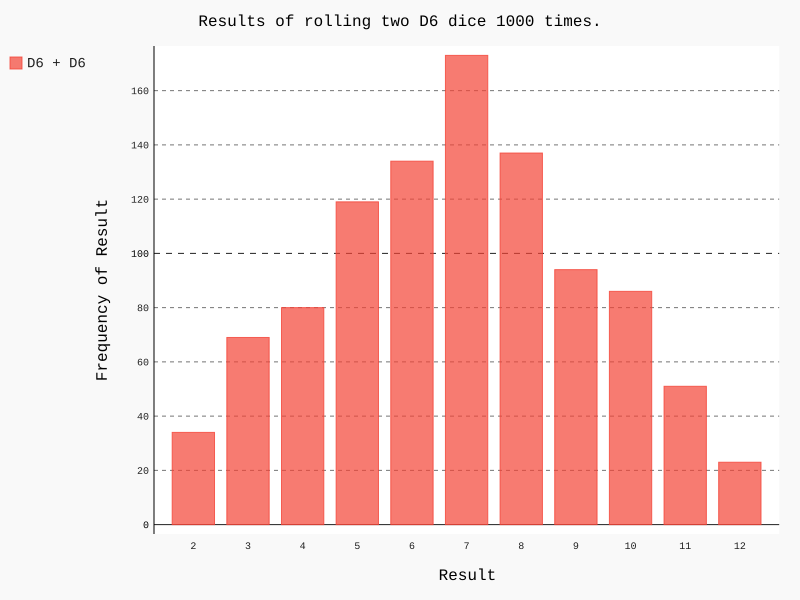

This chart was generated by the following Python code:
from die import Die
import pygal

# 创建一个D6
die_1 = Die()
die_2 = Die()
#掷几次骰子， 并将结果存储在一个列表中
results = []
for roll_num in range(1000):
    result = die_1.roll() + die_2.roll()
    results.append(result)

# 分析结果
frequencies = []
max_result = die_1.num_sides + die_2.num_sides
for value in range(2, max_result+1):
    frequency = results.count(value)
    frequencies.append(frequency)

# 对结果进行可视化
hist = pygal.Bar()

hist.title = "Results of rolling two D6 dice 1000 times."
hist.x_labels = ['2', '3', '4', '5', '6', '7', '8', '9', '10', '11', '12']
hist.x_title = "Result"
hist.y_title = "Frequency of Result"

hist.add("D6 + D6", frequencies)
hist.render_to_file('dice_visual.svg')
